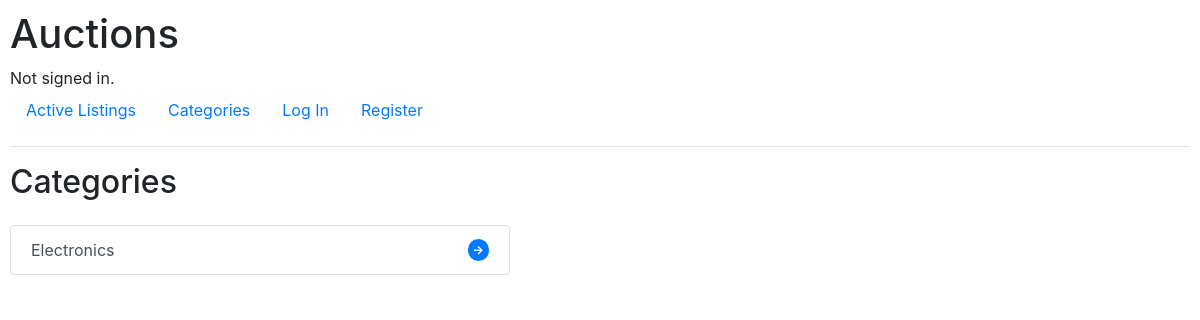
The page /categories on the database as committed earlier.
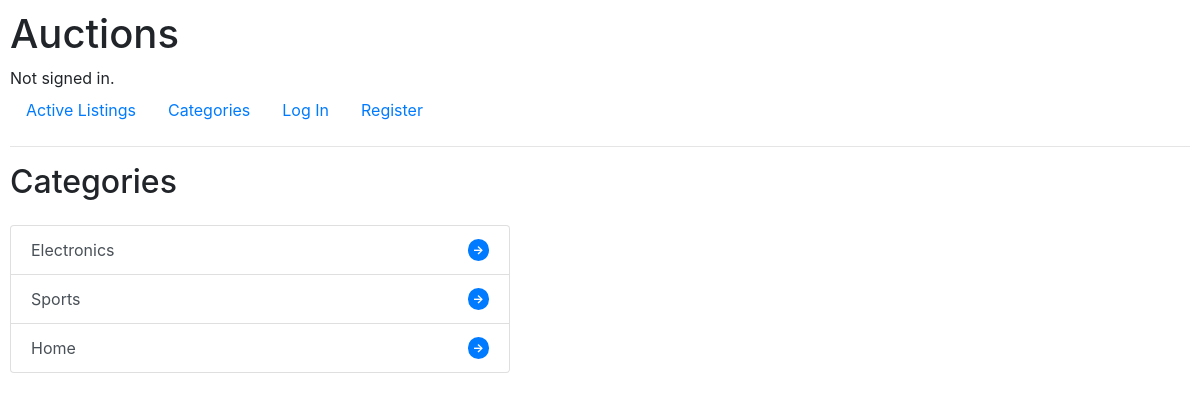
The same page on the database as committed later.
### auctions/models.py (models this page shows, shortened)
class Category(models.Model):
    category_name = models.CharField(max_length=50)

### auctions/views.py (the view)
# urls.py: path("categories", views.categories_list, name="categories"),
def categories_list(request):
    categories = Category.objects.all()
    return render(request, "auctions/categories.html", {
        "categories": categories
    })

### auctions/templates/auctions/categories.html (shortened to what this page needs)
{% extends "auctions/layout.html" %}
{% block body %}
    <h2>Categories</h2>
    <div class="list-group mt-4" style="max-width: 500px;">
        {% for category in categories %}
            <a href="{% url 'category_listings' category.id %}" class="list-group-item list-group-item-action d-flex justify-content-between align-items-center">
                {{ category.category_name }}
                <span class="badge badge-primary badge-pill">→</span>
            </a>
        {% empty %}
            <p class="text-muted">No categories created yet.</p>
        {% endfor %}
    </div>
{% endblock %}

### auctions/templates/auctions/layout.html (shortened to what this page needs)
{% load static %}
<!DOCTYPE html>
<html lang="en">
    <head>
        <link rel="stylesheet" href="https://stackpath.bootstrapcdn.com/bootstrap/4.4.1/css/bootstrap.min.css">
        <link href="{% static 'auctions/styles.css' %}" rel="stylesheet">
    </head>
    <body>
        <h1>Auctions</h1>
        <div>
            {% if user.is_authenticated %}
                Signed in as <strong>{{ user.username }}</strong>.
            {% else %}
                Not signed in.
            {% endif %}
        </div>
        <ul class="nav">
            <li class="nav-item">
                <a class="nav-link" href="{% url 'index' %}">Active Listings</a>
            </li>
            <li class="nav-item">
                <a class="nav-link" href="{% url 'categories' %}">Categories</a>
            </li>
            {% if user.is_authenticated %}
                <li class="nav-item">
                    <a class="nav-link d-flex align-items-center" href="{% url 'watchlist' %}">
                        Watchlist
                        <span class="badge badge-secondary ml-1" style="border-radius: 6px;">
                            {{ user.watchlist.count }}
                        </span>
                    </a>
                </li>
                <li class="nav-item">
                    <a class="nav-link" href="{% url 'create' %}">Create Listing</a>
                </li>
                <li class="nav-item">
                    <a class="nav-link" href="{% url 'logout' %}">Log Out</a>
                </li>
            {% else %}
                <li class="nav-item">
                    <a class="nav-link" href="{% url 'login' %}">Log In</a>
                </li>
                <li class="nav-item">
                    <a class="nav-link" href="{% url 'register' %}">Register</a>
                </li>
    {% endif %}
</ul>
        <hr>
        {% block body %}
        {% endblock %}
    </body>
</html>

### auctions/static/auctions/styles.css (style rules this page uses)
body { padding: 10px; }
.badge { padding: 5px; }

Rows that differ between the two databases and show on the page:
added Category: category_name "Sports"
added Category: category_name "Home"
